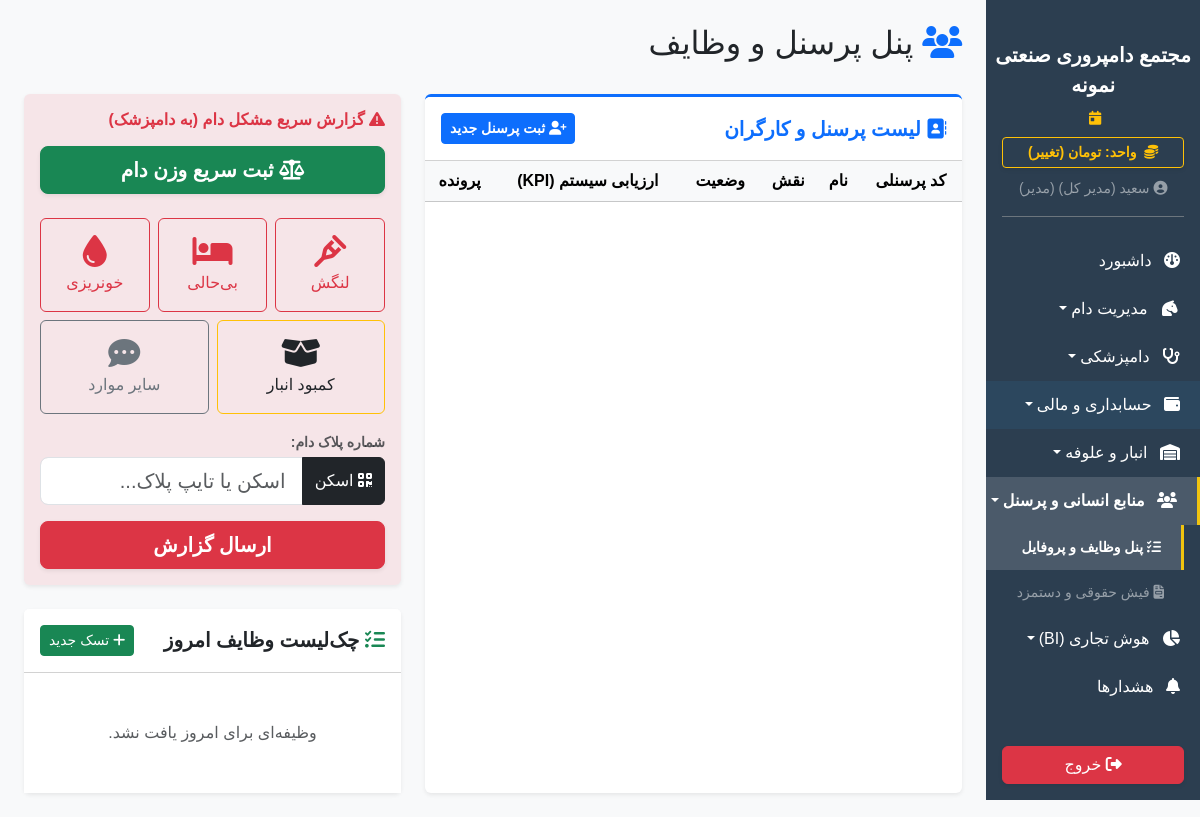
Before: /hr/ (signed in) with the older database file.
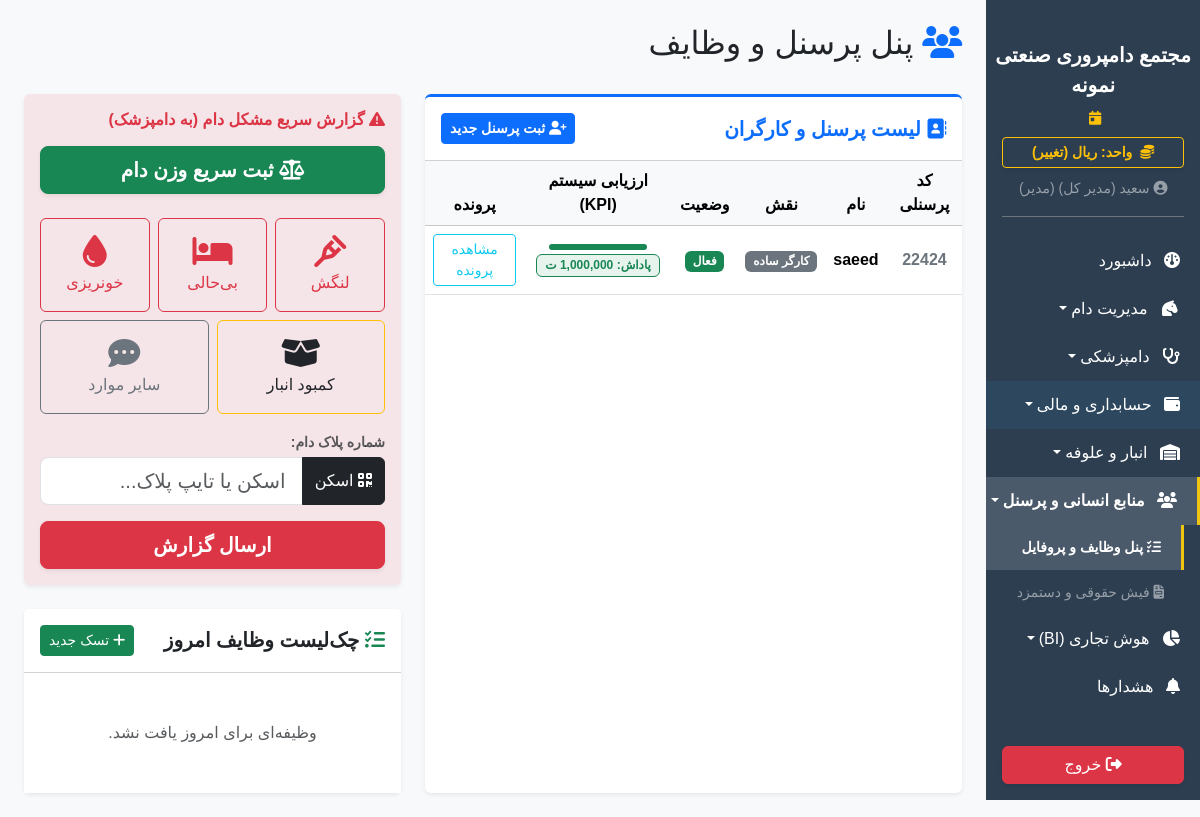
After: the same page with the newer database file.
### app/models.py (models this page shows)
class SystemSetting(db.Model):
    id = db.Column(db.Integer, primary_key=True)
    key = db.Column(db.String(50), unique=True, nullable=False)
    value = db.Column(db.String(255), nullable=False)
    description = db.Column(db.String(255), nullable=True)

class Worker(db.Model):
    id = db.Column(db.Integer, primary_key=True)
    worker_code = db.Column(db.String(50), unique=True, nullable=False)
    name = db.Column(db.String(100), nullable=False)
    national_id = db.Column(db.String(20), nullable=True)
    phone = db.Column(db.String(20), nullable=True)
    role = db.Column(db.String(50), default='کارگر ساده')
    start_date = db.Column(db.Date, default=datetime.utcnow)
    education = db.Column(db.String(100), nullable=True) # مدرک تحصیلی
    address = db.Column(db.String(255), nullable=True) # آدرس
    bank_account = db.Column(db.String(50), nullable=True) # شماره کارت/شبا
    salary = db.Column(Numeric(18, 2), default=0.0) # پایه حقوق
    housing_allowance = db.Column(Numeric(18, 2), default=0.0) # حق مسکن
    food_allowance = db.Column(Numeric(18, 2), default=0.0) # حق بن و خواربار
    family_allowance = db.Column(Numeric(18, 2), default=0.0) # حق عائله‌مندی (اولاد)
    insurance_status = db.Column(db.String(50), default='بدون بیمه')
    status = db.Column(db.String(50), default='فعال')
    assigned_pen_id = db.Column(db.Integer, db.ForeignKey('pen.id'), nullable=True)
    tasks = db.relationship('Task', backref='worker', lazy=True, cascade="all, delete-orphan")
    events = db.relationship('WorkerEvent', backref='worker', lazy=True, cascade="all, delete-orphan")
    loans = db.relationship('WorkerLoan', backref='worker', lazy=True, cascade="all, delete-orphan")
    petty_cash_records = db.relationship('PettyCash', backref='worker', lazy=True, cascade="all, delete-orphan")
    documents = db.relationship('WorkerDocument', backref='worker', lazy=True, cascade="all, delete-orphan") # گالری مدارک پرسنلی

### app/blueprints/hr.py (the view, shortened to what this page needs)
@hr_bp.route('/')
@login_required
def index():
    from app.models import Worker, Task, Pen, Sheep
    workers = Worker.query.order_by(Worker.id.desc()).all()
    pens = Pen.query.all()
    today = datetime.now(UTC).date()
    thirty_days_ago = today - timedelta(days=30)
    if current_user.role == 'کارگر':
        tasks = Task.query.filter_by(task_date=today).order_by(Task.is_done.asc(), Task.id.desc()).all()
    else:
        tasks = Task.query.filter_by(task_date=today).order_by(Task.is_done.asc(), Task.id.desc()).all()
    kpi_data = {}
    for w in workers:
        score = 100
        bonus = 0
        notes = []
        total_tasks = Task.query.filter_by(worker_id=w.id).filter(Task.task_date >= thirty_days_ago).count()
        done_tasks = Task.query.filter_by(worker_id=w.id, is_done=True).filter(Task.task_date >= thirty_days_ago).count()
        if w.assigned_pen_id:
            dead_in_pen = Sheep.query.filter_by(pen_id=w.assigned_pen_id).filter(Sheep.status.in_(['تلف شده', 'مرده'])).count()
            if dead_in_pen == 0:
                bonus += 1000000
                notes.append("تلفات صفر در سالن اختصاصی")
            else:
                score -= (dead_in_pen * 10)
                notes.append(f"{dead_in_pen} تلفات در سالن اختصاصی")
        kpi_data[w.id] = {'score': max(0, score), 'bonus': bonus, 'notes': " | ".join(notes) if notes else "عملکرد نرمال"}
    today_str = datetime.now(UTC).strftime('%Y-%m-%d')
    return render_template('hr/index.html', workers=workers, tasks=tasks, pens=pens, kpi_data=kpi_data, today=today, today_str=today_str)

### app/__init__.py (called while the page is built)
def get_system_setting(key, default):
    from app.models import SystemSetting
    s = SystemSetting.query.filter_by(key=key).first()
    return s.value if s else default

### app/blueprints/dashboard.py (called while the page is built)
@dashboard_bp.app_context_processor
def inject_settings():
    try:
        all_settings = {s.key: s.value for s in SystemSetting.query.all()}
    except:
        all_settings = {}
    return dict(system_settings=all_settings)

### app/templates/hr/index.html (shortened to what the changed rows need)
{% extends 'base.html' %}
{% block content %}
<div class="d-flex justify-content-between align-items-center mb-4">
    <h2><i class="fa-solid fa-users text-primary"></i> پنل پرسنل و وظایف</h2>
</div>
<div class="row g-4 flex-column-reverse flex-lg-row">
    {% if current_user.role == 'مدیر' %}
    <div class="col-lg-7">
        <div class="card border-0 shadow-sm h-100 border-top border-primary border-3">
            <div class="card-body p-0">
                <div class="table-responsive">
                    <table class="table table-hover align-middle text-center mb-0">
                        <thead class="table-light"><tr><th>کد پرسنلی</th><th>نام</th><th>نقش</th><th>وضعیت</th><th>ارزیابی سیستم (KPI)</th><th>پرونده</th></tr></thead>
                        <tbody>
                            {% for w in workers %}
                            <tr>
                                <td class="fw-bold text-secondary">{{ w.worker_code }}</td>
                                <td class="fw-bold">{{ w.name }}</td>
                                <td><span class="badge bg-secondary">{{ w.role }}</span></td>
                                <td><span class="badge {% if w.status == 'فعال' or w.status == 'حاضر' %}bg-success{% else %}bg-danger{% endif %}">{{ w.status }}</span></td>
                                <td>
                                    <div class="d-flex flex-column align-items-center">
                                        <div class="progress w-75 mb-1" style="height: 6px;">
                                            <div class="progress-bar {% if kpi_data[w.id].score < 50 %}bg-danger{% elif kpi_data[w.id].score < 80 %}bg-warning{% else %}bg-success{% endif %}" style="width: {{ kpi_data[w.id].score }}%;"></div>
                                        </div>
                                        {% if kpi_data[w.id].bonus > 0 %}
                                        <span class="badge bg-success bg-opacity-10 text-success border border-success">پاداش: {{ "{:,.0f}".format(kpi_data[w.id].bonus) }} ت</span>
                                        {% else %}
                                        <span class="small text-muted" style="font-size: 0.7rem;">{{ kpi_data[w.id].notes }}</span>
                                        {% endif %}
                                    </div>
                                </td>
                                <td><a href="{{ url_for('hr.profile', id=w.id) }}" class="btn btn-sm btn-outline-info">مشاهده پرونده</a></td>
                            </tr>
                            {% endfor %}
                        </tbody>
                    </table>
                </div>
            </div>
        </div>
    </div>
    {% endif %}
</div>
{% endblock %}

### app/templates/base.html (shortened to what the changed rows need)
<!DOCTYPE html>
<html lang="fa" dir="rtl">
<head>
    <link href="https://cdn.jsdelivr.net/gh/rastikerdar/vazirmatn@v33.003/Vazirmatn-font-face.css" rel="stylesheet">
    <link rel="stylesheet" href="https://unpkg.com/persian-datepicker@1.2.0/dist/css/persian-datepicker.min.css">
    <link rel="stylesheet" href="https://cdn.jsdelivr.net/npm/bootstrap@5.3.2/dist/css/bootstrap.rtl.min.css">
    <link rel="stylesheet" href="https://cdnjs.cloudflare.com/ajax/libs/font-awesome/6.4.2/css/all.min.css">
    <link rel="stylesheet" href="{{ url_for('static', filename='css/style.css') }}">
</head>
<body>
    <div class="d-flex" id="wrapper">
        <div class="sidebar-bg d-flex flex-column" id="sidebar-wrapper">
            <div class="px-3 mb-2">
                <a href="{{ url_for('dashboard.toggle_currency') }}" class="btn btn-sm btn-outline-warning w-100 fw-bold shadow-sm">
                    <i class="fa-solid fa-coins me-1"></i> واحد: {{ get_system_currency_from_settings() }} (تغییر)
                </a>
            </div>
        </div>
        <div id="page-content-wrapper" class="w-100 bg-light" style="overflow-x: hidden;">
            <div class="container-fluid p-4">{% block content %}{% endblock %}</div>
        </div>
    </div>
</body>
</html>

Changed rows visible on the page:
changed SystemSetting: value "تومان" → "ریال"
added Worker: worker_code "22424", name "saeed", role "کارگر ساده", status "فعال", {{ kpi_data[w.id].score }} 100 (drawn)
